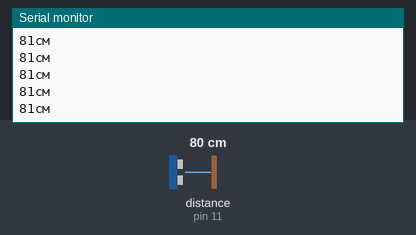
The sketch below on a simulated Arduino Uno, built with avr-gcc and run on an emulated ATmega328P. Shown: the last lines printed to the serial monitor. Inputs (shaded band) come from the test bench; at power-on: distance to the obstacle (sensor on pin 11) 80 cm. The echo pulse lasts 58.3 µs per cm.

Above: at 1.2 s.
1.3 s: distance to the obstacle (sensor on pin 11) set to 2 cm
At 1.4 s:
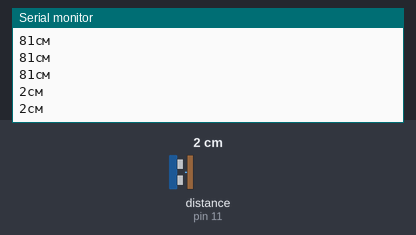
2.8 s: distance to the obstacle (sensor on pin 11) set to 250 cm
At 2.83 s:
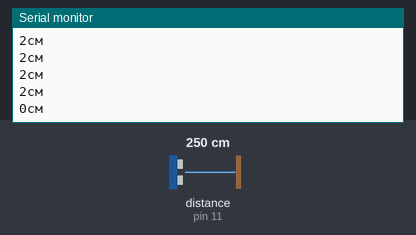
Timing chart, 0 to 5.8 s (numbered marks = the images above; inputs shaded):
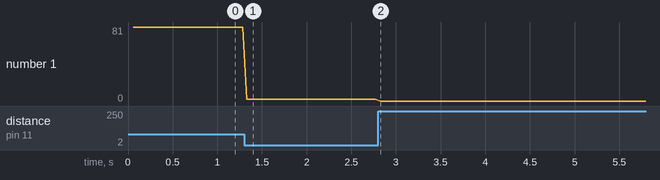

Measured:
- after the input at 1.3 s, the serial monitor: prints a new line at once (image 1)
- after the input at 2.8 s, the serial monitor: prints a new line at once (image 2)
- plotted number 1: 81 → 2 after the input at 1.3 s, 2 → 0 after the input at 2.8 s

The sketch:

Ultrasonic_HC-SR04_2_Millis.ino
```cpp
/*
Скетч без блокировки основного кода измеряет расстояние до препятствия с помощью датчика hc-sr04 и выводит результат в Serial.
Created 2024 by LeoRodX
*/

#include <NewPing.h>

//Схема:
#define PIN_TRIG 12
#define PIN_ECHO 11

#define MAX_DISTANCE 200 // Константа для определения максимального расстояния, которое мы будем считать корректным.

long currentMillis;
long previousMillis = 0;    // значение последнего измерения
long interval = 50;    // интервал измерений
int distance;

// Создаем объект, методами которого будем затем пользоваться для получения расстояния.
// В качестве параметров передаем номера пинов, к которым подключены выходы ECHO и TRIG датчика
NewPing sonar(PIN_TRIG, PIN_ECHO, MAX_DISTANCE);

void setup() {
  // Инициализируем взаимодействие по последовательному порту на скорости 9600
  Serial.begin(9600);
}

void loop() {
  currentMillis = millis();    // сохраним текущее значение времени
  if(currentMillis - previousMillis > interval) {    // если прошедшее время больше интервала
    previousMillis = currentMillis;    // обновим время осчета интервала
    distance = sonar.ping_cm();    // Получаем значение от датчика расстояния и сохраняем его в переменную

    Serial.print(distance);    // Печатаем расстояние в мониторе порта
    Serial.println("см");

  }


}
```
